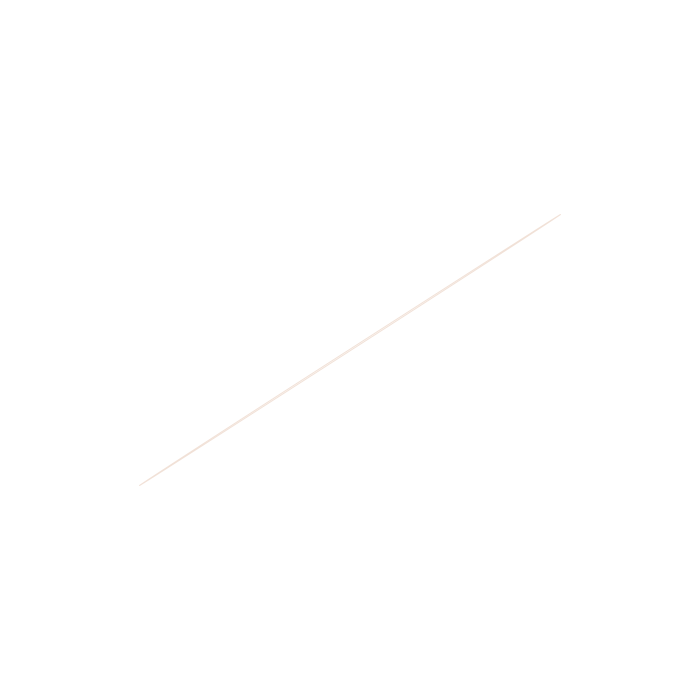
Frame 1 (no input)
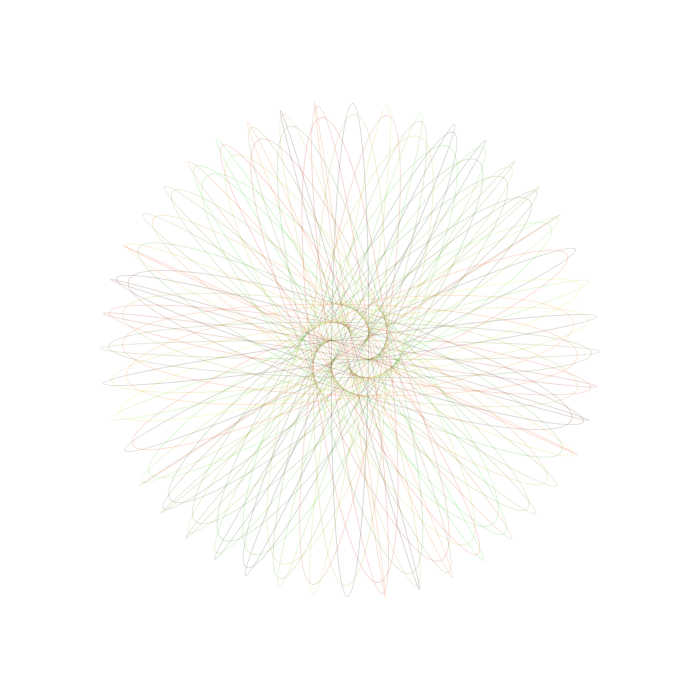
Frame 60 (the mouse pressed at the canvas centre just before this capture)
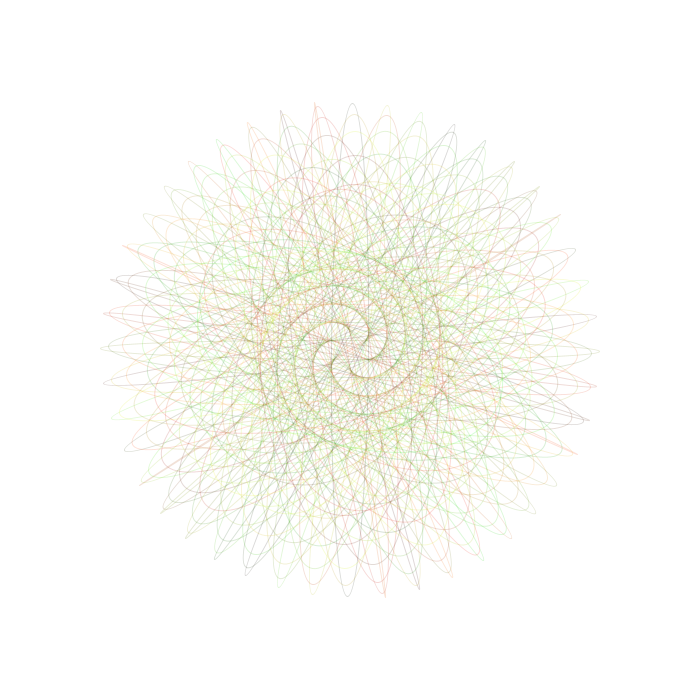
Frame 120 (the mouse held since frame 60 and released just before this capture)

The Processing sketch that drew these frames (run headless with seeded random() and noise(); from frame 60 on, the mouse is pressed at the canvas centre):

// Processing sketch: skillClass
// ── skillClass.pde
void setup() {

	size(700, 700);
	background(255, 255, 255);
	noFill();
	// stroke(0, 40);
	// stroke(random(255),random(255),0, 40);
	
}

void draw() {

	//make t to hold the current frame number as a float
	float t = (float)frameCount;

	//move the coordinate system to left middle
	translate(width/2, height/2);



	// Playing with shapes:

	// //circles left to right on a cos() wave
	// ellipse(sin(t/50)*50, cos(t/50)*50, 50, 50);
	// // ellipse(sin(t/50)*50, cos(t/50)*150, 50, 50);


	// //spiral
	// // ellipse(sin(t/10)*t, cos(t/10)*t, 10, 10);
	// // ellipse(sin(t/10)*t/10, cos(t/10)*t/10, 10, 10);
	// // ellipse(sin(t/50)*(t/10), cos(t/50)*(t/10), 50, 50);

	// ellipse(sin(t/50)*(t/10), cos(t/50)*(t/10), t, t);
	
	// // ellipse(sin(t/50)*(t/10), cos(t/50)*(t/10), sin(t)*20, cos(t));
	// // ellipse(sin(t/50)*(t/10), cos(t/50)*(t/10), sin(t)*40, 40);


	// //zigzag like
	// // ellipse(sin(t/10)*200, cos(t/50)*200, 100, 100);
	// ellipse(sin(t/100)*200, cos(t/500)*200, 100, 100);


	// Hey, you look at that:
	rotate(t);
	stroke(random(255),random(255),0, 40);
	// strokeWeight(random(5));
	ellipse(0, 0, sin(t/300)*500, cos(t/130)*500);

}
